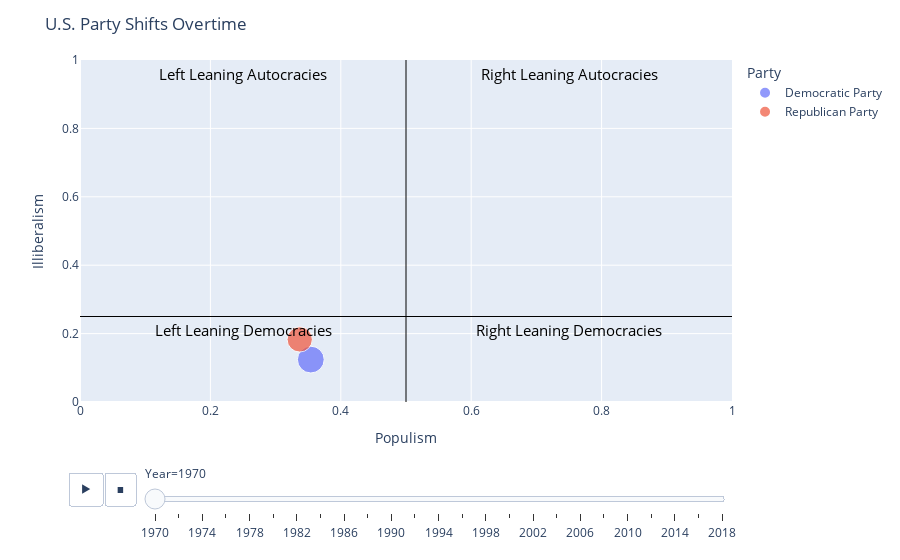

Notebook code for this chart:
### Code cell
fig = px.scatter(
    df, 
    x='Populism', 
    y='Illiberalism', 
    animation_frame='Year', 
    animation_group='Party',
    color='Party', 
    hover_name='Party', 
    size='Votes (%)', 
    range_x=[0,1], 
    range_y=[0,1]
)

# annotate
fig.update_layout(
    title="U.S. Party Shifts Overtime",
    annotations=[
        {
            "x":0.25, 
            "y":0.21, 
            "text": 
            "Left Leaning Democracies", 
            'showarrow':False, 
            "font":{
                "color":"black", 
                "size":15
            }
        },
        {
            "x":0.75, 
            "y":0.21, 
            "text": 
            "Right Leaning Democracies", 
            'showarrow':False,
            "font":{
                "color":"black", 
                "size":15
            }
        },
        {
            "x":0.25, 
            "y":0.96, 
            "text": 
            "Left Leaning Autocracies", 
            'showarrow':False,
            "font":{
                "color":"black", 
                "size":15
            }
        },
        {
            "x":0.75, 
            "y":0.96, 
            "text": 
            "Right Leaning Autocracies", 
            'showarrow':False,
            "font":{
                "color":"black", 
                "size":15
            }
        }
    ]
)

fig.add_shape(type='line',
    x0=0.5, y0=0, x1=0.5, y1=1,
    line=dict(color='black',width=1)
)

fig.add_shape(type='line',
    x0=0, y0=0.25, x1=1, y1=0.25,
    line=dict(color='black',width=1)
)

fig.show()

### Figure 1 — Plotly figure (JSON) as saved in the notebook; plotly's stock layout.template omitted (floating-point values rounded to 4 significant figures)
{"data": [{"hovertemplate": "<b>%{hovertext}</b><br><br>Party=Democratic Party<br>Year=1970<br>Populism=%{x}<br>Illiberalism=%{y}<br>Votes (%)=%{marker.size}<extra></extra>", "hovertext": ["Democratic Party"], "ids": ["Democratic Party"], "legendgroup": "Democratic Party", "marker": {"color": "#636efa", "size": [50.9], "sizemode": "area", "sizeref": 0.1418, "symbol": "circle"}, "mode": "markers", "name": "Democratic Party", "orientation": "v", "showlegend": true, "type": "scatter", "x": [0.354], "xaxis": "x", "y": [0.124], "yaxis": "y"}, {"hovertemplate": "<b>%{hovertext}</b><br><br>Party=Republican Party<br>Year=1970<br>Populism=%{x}<br>Illiberalism=%{y}<br>Votes (%)=%{marker.size}<extra></extra>", "hovertext": ["Republican Party"], "ids": ["Republican Party"], "legendgroup": "Republican Party", "marker": {"color": "#EF553B", "size": [45.3], "sizemode": "area", "sizeref": 0.1418, "symbol": "circle"}, "mode": "markers", "name": "Republican Party", "orientation": "v", "showlegend": true, "type": "scatter", "x": [0.337], "xaxis": "x", "y": [0.183], "yaxis": "y"}], "layout": {"annotations": [{"font": {"color": "black", "size": 15}, "showarrow": false, "text": "Left Leaning Democracies", "x": 0.25, "y": 0.21}, {"font": {"color": "black", "size": 15}, "showarrow": false, "text": "Right Leaning Democracies", "x": 0.75, "y": 0.21}, {"font": {"color": "black", "size": 15}, "showarrow": false, "text": "Left Leaning Autocracies", "x": 0.25, "y": 0.96}, {"font": {"color": "black", "size": 15}, "showarrow": false, "text": "Right Leaning Autocracies", "x": 0.75, "y": 0.96}], "legend": {"itemsizing": "constant", "title": {"text": "Party"}, "tracegroupgap": 0}, "margin": {"t": 60}, "shapes": [{"line": {"color": "black", "width": 1}, "type": "line", "x0": 0.5, "x1": 0.5, "y0": 0, "y1": 1}, {"line": {"color": "black", "width": 1}, "type": "line", "x0": 0, "x1": 1, "y0": 0.25, "y1": 0.25}], "sliders": [{"active": 0, "currentvalue": {"prefix": "Year="}, "len": 0.9, "pad": {"b": 10, "t": 60}, "steps": [{"args": [["1970"], {"frame": {"duration": 0, "redraw": false}, "fromcurrent": true, "mode": "immediate", "transition": {"duration": 0, "easing": "linear"}}], "label": "1970", "method": "animate"}, {"args": [["1972"], {"frame": {"duration": 0, "redraw": false}, "fromcurrent": true, "mode": "immediate", "transition": {"duration": 0, "easing": "linear"}}], "label": "1972", "method": "animate"}, {"args": [["1974"], {"frame": {"duration": 0, "redraw": false}, "fromcurrent": true, "mode": "immediate", "transition": {"duration": 0, "easing": "linear"}}], "label": "1974", "method": "animate"}, {"args": [["1976"], {"frame": {"duration": 0, "redraw": false}, "fromcurrent": true, "mode": "immediate", "transition": {"duration": 0, "easing": "linear"}}], "label": "1976", "method": "animate"}, {"args": [["1978"], {"frame": {"duration": 0, "redraw": false}, "fromcurrent": true, "mode": "immediate", "transition": {"duration": 0, "easing": "linear"}}], "label": "1978", "method": "animate"}, {"args": [["1980"], {"frame": {"duration": 0, "redraw": false}, "fromcurrent": true, "mode": "immediate", "transition": {"duration": 0, "easing": "linear"}}], "label": "1980", "method": "animate"}, {"args": [["1982"], {"frame": {"duration": 0, "redraw": false}, "fromcurrent": true, "mode": "immediate", "transition": {"duration": 0, "easing": "linear"}}], "label": "1982", "method": "animate"}, {"args": [["1984"], {"frame": {"duration": 0, "redraw": false}, "fromcurrent": true, "mode": "immediate", "transition": {"duration": 0, "easing": "linear"}}], "label": "1984", "method": "animate"}, {"args": [["1986"], {"frame": {"duration": 0, "redraw": false}, "fromcurrent": true, "mode": "immediate", "transition": {"duration": 0, "easing": "linear"}}], "label": "1986", "method": "animate"}, {"args": [["1988"], {"frame": {"duration": 0, "redraw": false}, "fromcurrent": true, "mode": "immediate", "transition": {"duration": 0, "easing": "linear"}}], "label": "1988", "method": "animate"}, {"args": [["1990"], {"frame": {"duration": 0, "redraw": false}, "fromcurrent": true, "mode": "immediate", "transition": {"duration": 0, "easing": "linear"}}], "label": "1990", "method": "animate"}, {"args": [["1992"], {"frame": {"duration": 0, "redraw": false}, "fromcurrent": true, "mode": "immediate", "transition": {"duration": 0, "easing": "linear"}}], "label": "1992", "method": "animate"}, {"args": [["1994"], {"frame": {"duration": 0, "redraw": false}, "fromcurrent": true, "mode": "immediate", "transition": {"duration": 0, "easing": "linear"}}], "label": "1994", "method": "animate"}, {"args": [["1996"], {"frame": {"duration": 0, "redraw": false}, "fromcurrent": true, "mode": "immediate", "transition": {"duration": 0, "easing": "linear"}}], "label": "1996", "method": "animate"}, {"args": [["1998"], {"frame": {"duration": 0, "redraw": false}, "fromcurrent": true, "mode": "immediate", "transition": {"duration": 0, "easing": "linear"}}], "label": "1998", "method": "animate"}, {"args": [["2000"], {"frame": {"duration": 0, "redraw": false}, "fromcurrent": true, "mode": "immediate", "transition": {"duration": 0, "easing": "linear"}}], "label": "2000", "method": "animate"}, {"args": [["2002"], {"frame": {"duration": 0, "redraw": false}, "fromcurrent": true, "mode": "immediate", "transition": {"duration": 0, "easing": "linear"}}], "label": "2002", "method": "animate"}, {"args": [["2004"], {"frame": {"duration": 0, "redraw": false}, "fromcurrent": true, "mode": "immediate", "transition": {"duration": 0, "easing": "linear"}}], "label": "2004", "method": "animate"}, {"args": [["2006"], {"frame": {"duration": 0, "redraw": false}, "fromcurrent": true, "mode": "immediate", "transition": {"duration": 0, "easing": "linear"}}], "label": "2006", "method": "animate"}, {"args": [["2008"], {"frame": {"duration": 0, "redraw": false}, "fromcurrent": true, "mode": "immediate", "transition": {"duration": 0, "easing": "linear"}}], "label": "2008", "method": "animate"}, {"args": [["2010"], {"frame": {"duration": 0, "redraw": false}, "fromcurrent": true, "mode": "immediate", "transition": {"duration": 0, "easing": "linear"}}], "label": "2010", "method": "animate"}, {"args": [["2012"], {"frame": {"duration": 0, "redraw": false}, "fromcurrent": true, "mode": "immediate", "transition": {"duration": 0, "easing": "linear"}}], "label": "2012", "method": "animate"}, {"args": [["2014"], {"frame": {"duration": 0, "redraw": false}, "fromcurrent": true, "mode": "immediate", "transition": {"duration": 0, "easing": "linear"}}], "label": "2014", "method": "animate"}, {"args": [["2016"], {"frame": {"duration": 0, "redraw": false}, "fromcurrent": true, "mode": "immediate", "transition": {"duration": 0, "easing": "linear"}}], "label": "2016", "method": "animate"}, {"args": [["2018"], {"frame": {"duration": 0, "redraw": false}, "fromcurrent": true, "mode": "immediate", "transition": {"duration": 0, "easing": "linear"}}], "label": "2018", "method": "animate"}], "x": 0.1, "xanchor": "left", "y": 0, "yanchor": "top"}], "title": {"text": "U.S. Party Shifts Overtime"}, "updatemenus": [{"buttons": [{"args": [null, {"frame": {"duration": 500, "redraw": false}, "fromcurrent": true, "mode": "immediate", "transition": {"duration": 500, "easing": "linear"}}], "label": "&#9654;", "method": "animate"}, {"args": [[null], {"frame": {"duration": 0, "redraw": false}, "fromcurrent": true, "mode": "immediate", "transition": {"duration": 0, "easing": "linear"}}], "label": "&#9724;", "method": "animate"}], "direction": "left", "pad": {"r": 10, "t": 70}, "showactive": false, "type": "buttons", "x": 0.1, "xanchor": "right", "y": 0, "yanchor": "top"}], "xaxis": {"anchor": "y", "domain": [0, 1], "range": [0, 1], "title": {"text": "Populism"}}, "yaxis": {"anchor": "x", "domain": [0, 1], "range": [0, 1], "title": {"text": "Illiberalism"}}}}
